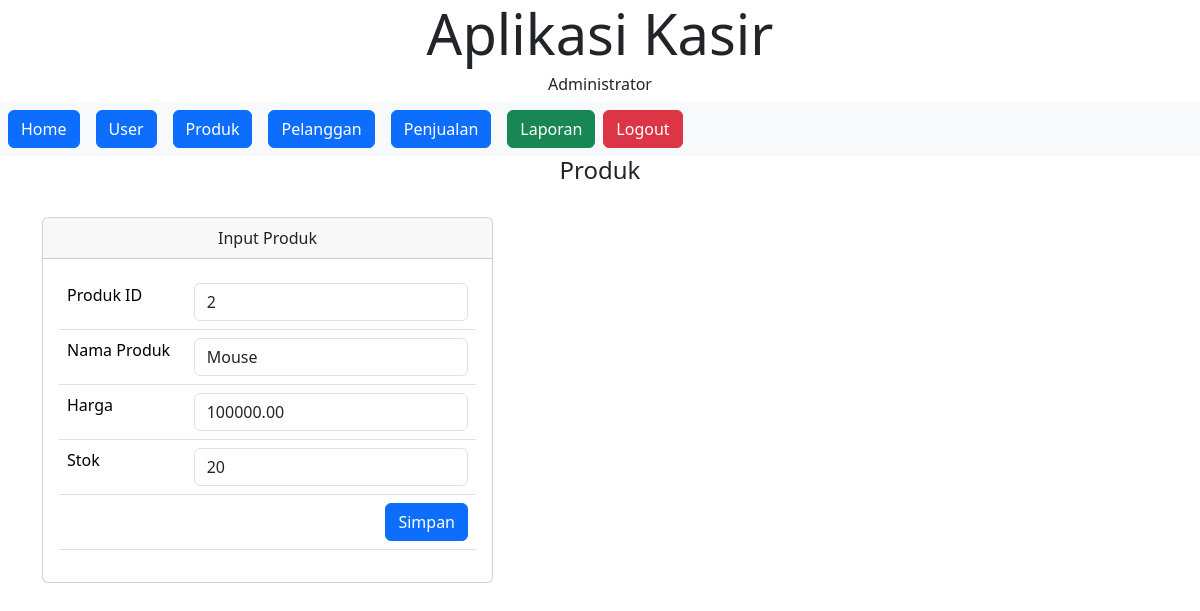
Screenshot of /admin.php?page=edit_produk&ProdukID=2 (signed in) with the database file from the repository.
### tables this page shows
CREATE TABLE `produk` (
  `ProdukID` int NOT NULL,
  `NamaProduk` varchar(255) NOT NULL,
  `Harga` decimal(10,2) NOT NULL,
  `Stok` int NOT NULL
);

### function/class.produk.php (called while the page is built, shortened)
<?php
include_once 'config.php';
class Produk
{
    protected $db;
    public function __construct()
    {
        $this->db = new Database();
        $this->db = $this->db->return_db();
    }
    public function get_idproduk($ProdukID)
    {
        $query = $this->db->prepare("SELECT * FROM produk WHERE ProdukID='$ProdukID'");
        $query->execute();
        $hasil =  $query->get_result();
        return $hasil;
    }
}
?>

### function/config.php (called while the page is built)
<?php
class Database
{
    public $connect;
    public function __construct()
    {
        $this->connect = mysqli_connect("localhost","root","","kasir");
    }
    function return_db()
    {
        return $this->connect;
    }
}
?>

### page/edit_produk.php (the view)
<div class="container">
    <div class="col-lg-12">
        <h4 align="center">Produk</h4>
        <br>
        <div class="row">
            <div class="col-sm-5">
                <div class="card">
                    <div class="card-header">
                        Input Produk
                    </div>
                    <div class="card-body">
                        <form action="proses/proses_produk.php?aksi=update" method="POST">
                            <?php
                            include_once "function/class.produk.php";
                            $produk = new Produk();
                            foreach ($produk->get_idproduk($_GET['ProdukID']) as $data) {
                            ?>
                            <table class="table table-hover">
                                <tr>
                                    <td>Produk ID</td>
                                    <td><input type="text" name="ProdukID" value="<?php echo $data['ProdukID'] ?>" class="form-control" readonly ></td>
                                </tr>
                                <tr>
                                    <td>Nama Produk</td>
                                    <td><input type="text" name="NamaProduk" value="<?php echo $data['NamaProduk'] ?>" class="form-control"></td>
                                </tr>
                                <tr>
                                    <td>Harga</td>
                                    <td><input type="text" name="Harga" value="<?php echo $data['Harga'] ?>" class="form-control"></td>
                                </tr>
                                <tr>
                                    <td>Stok</td>
                                    <td><input type="text" name="Stok" value="<?php echo $data['Stok'] ?>" class="form-control"></td>
                                </tr>
                                <tr>
                                    <td colspan="2" align="right"><button type="submit" class="btn btn-primary">Simpan</button></td>
                                </tr>
                            </table>
                        </form>
                        <?php }?>
                    </div>
                </div>
            </div>
        </div>
    </div>
</div>

### rows the page displays
produk: ProdukID "2", NamaProduk "Mouse", Harga "100000.00", Stok "20"

### other values shown
$Level "Administrator"
